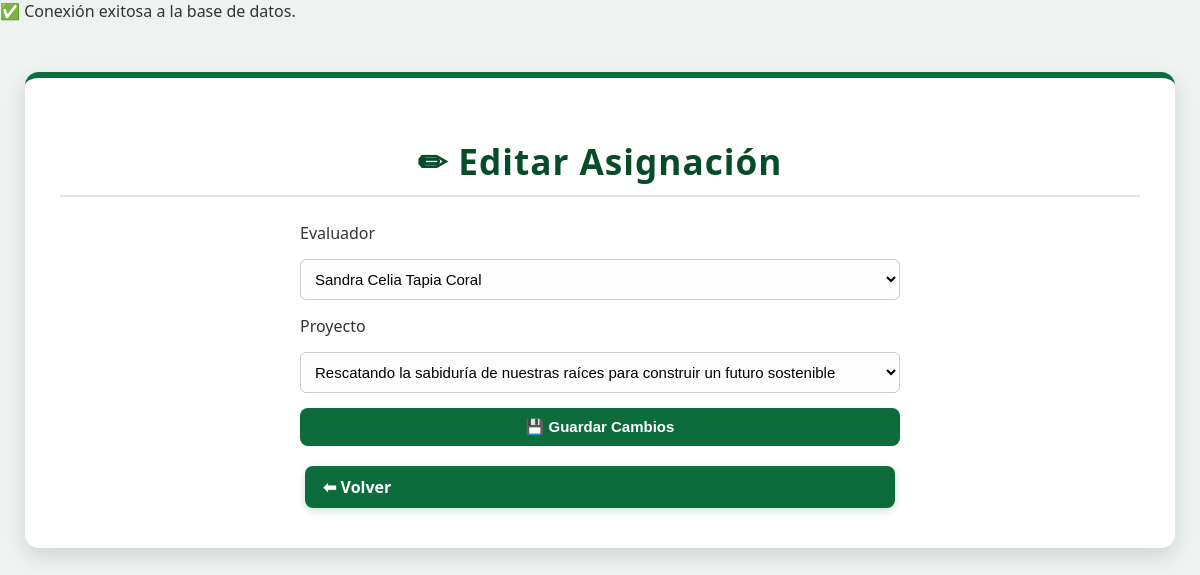
The app's page /Views/Admin/editar_asignacion.php?id=1 (signed in) with its own data.
### tables this page shows
CREATE TABLE `asignaciones` (
  `id_asignacion` int(11) NOT NULL,
  `id_evaluador` int(11) NOT NULL,
  `id_proyecto` int(11) NOT NULL,
  `fecha_asignacion` date DEFAULT current_timestamp()
);

CREATE TABLE `evaluadores` (
  `id_evaluador` int(11) NOT NULL,
  `nombre` varchar(100) NOT NULL,
  `usuario` varchar(50) NOT NULL,
  `contrasena_hash` varchar(255) NOT NULL,
  `correo` varchar(100) DEFAULT NULL,
  `telefono` varchar(20) DEFAULT NULL,
  `cargo` varchar(100) DEFAULT NULL,
  `fecha_registro` timestamp NOT NULL DEFAULT current_timestamp()
);

CREATE TABLE `proyectos` (
  `id_proyecto` int(11) NOT NULL,
  `nombre_proyecto` varchar(500) NOT NULL,
  `tipo_participacion` varchar(100) DEFAULT NULL,
  `regional` varchar(100) NOT NULL,
  `centro_formacion` varchar(150) NOT NULL,
  `fecha_creacion` timestamp NOT NULL DEFAULT current_timestamp()
);

### Models/Admin.php (called while the page is built, shortened)
<?php
class Admin {
    private $conn;
    public function __construct($db) {
        $this->conn = $db;
    }
    public function listarProyectos() {
        $query = "SELECT * FROM proyectos ORDER BY id_proyecto ASC";
        $stmt = $this->conn->prepare($query);
        $stmt->execute();
        return $stmt->fetchAll(PDO::FETCH_ASSOC);
    }
    public function obtenerAsignacionPorId($id) {
        $query = "SELECT * FROM asignaciones WHERE id_asignacion = :id";
        $stmt = $this->conn->prepare($query);
        $stmt->bindParam(":id", $id, PDO::PARAM_INT);
        $stmt->execute();
        return $stmt->fetch(PDO::FETCH_ASSOC);
    }
    public function listarEvaluadores() {
        $query = "SELECT id_evaluador, nombre FROM evaluadores ORDER BY nombre ASC";
        $stmt = $this->conn->prepare($query);
        $stmt->execute();
        return $stmt->fetchAll(PDO::FETCH_ASSOC);
    }
}
?>

### Views/Admin/editar_asignacion.php (the view, shortened to what this page needs)
<?php
require_once "../../Models/Admin.php";
$db = (new Database())->conectar();
$admin = new Admin($db);
$id = $_GET["id"] ?? null;
$asignacion = $admin->obtenerAsignacionPorId($id);
$evaluadores = $admin->listarEvaluadores();
$proyectos = $admin->listarProyectos();
?>
<!DOCTYPE html>
<html lang="es">
<head>
  <link rel="stylesheet" href="../../assets/css/admin.css">
</head>
<body>
  <div class="admin-container">
    <h1>✏ Editar Asignación</h1>
    <form method="POST" action="../../Controllers/AdminController.php">
      <label>Evaluador</label>
      <select name="id_evaluador" required>
        <?php foreach ($evaluadores as $e): ?>
          <option value="<?php echo $e['id_evaluador']; ?>" <?php if ($asignacion['id_evaluador'] == $e['id_evaluador']) echo 'selected'; ?>>
            <?php echo htmlspecialchars($e['nombre']); ?>
          </option>
        <?php endforeach; ?>
      </select>
      <label>Proyecto</label>
      <select name="id_proyecto" required>
        <?php foreach ($proyectos as $p): ?>
          <option value="<?php echo $p['id_proyecto']; ?>" <?php if ($asignacion['id_proyecto'] == $p['id_proyecto']) echo 'selected'; ?>>
            <?php echo htmlspecialchars($p['nombre_proyecto']); ?>
          </option>
        <?php endforeach; ?>
      </select>
      <button type="submit">💾 Guardar Cambios</button>
      <a href="index.php" class="btn">⬅ Volver</a>
    </form>
  </div>
</body>
</html>

### assets/css/admin.css (style rules this page uses)
body { font-family: 'Segoe UI', Arial, sans-serif; background: #eef2f0; margin: 0; padding: 0; color: #333; }
.admin-container { width: 90%; max-width: 1100px; background-color: #ffffff; margin: 50px auto; padding: 35px; border-radius: 14px; box-shadow: 0 8px 20px rgba(0, 0, 0, 0.12); border-top: 6px solid #0c6c3c; transition: all 0.3s ease; }
.admin-container h1 { text-align: center; color: #064c29; font-size: 2.2em; margin-bottom: 25px; letter-spacing: 1px; border-bottom: 2px solid #d9e7de; padding-bottom: 10px; }
.btn { display: inline-block; padding: 10px 18px; margin: 5px; border-radius: 8px; background-color: #0c6c3c; color: #ffffff; font-weight: 600; text-decoration: none; transition: all 0.3s ease; box-shadow: 0 3px 8px rgba(12, 108, 60, 0.2); }
form { display: flex; flex-direction: column; gap: 15px; max-width: 600px; margin: 0 auto; }
input[type="text"], input[type="number"], select { padding: 10px; border-radius: 6px; border: 1px solid #ccc; font-size: 15px; background-color: #fdfdfd; transition: all 0.2s ease; }
button { background-color: #0c6c3c; color: #ffffff; border: none; border-radius: 8px; padding: 10px 16px; font-size: 15px; cursor: pointer; transition: all 0.3s ease; font-weight: 600; }

### records on screen
asignaciones: id_evaluador "Sandra Celia Tapia Coral", id_proyecto "Rescatando la sabiduría de nuestras raíces para construir un futuro sostenible"
